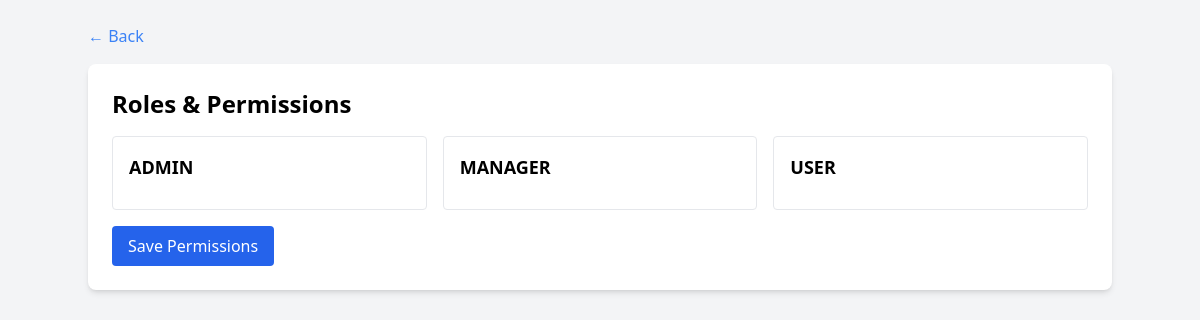
Page /admin/permissions.php (signed in) on the earlier database version.
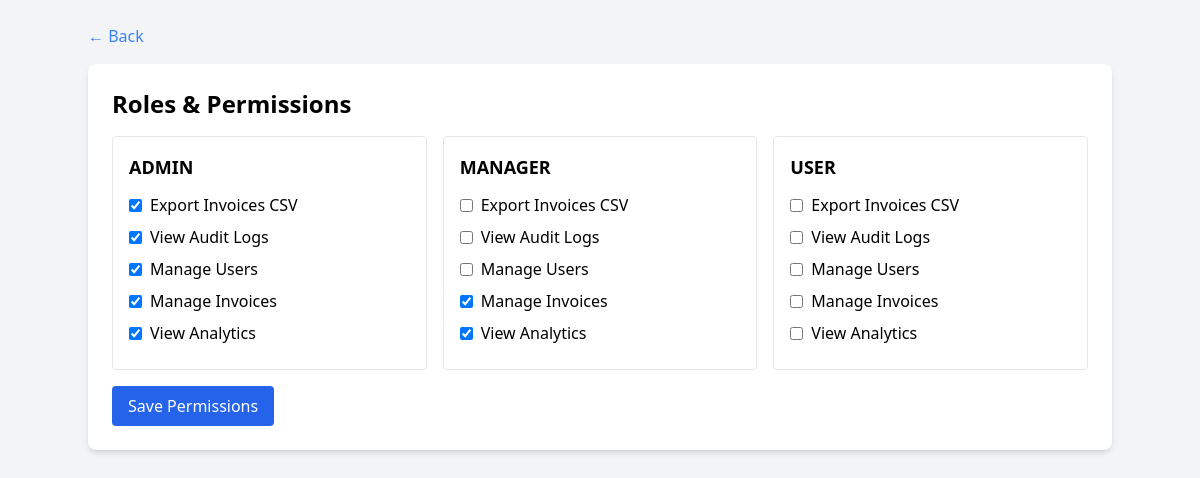
Same page on the later database version.
### tables this page shows
CREATE TABLE permissions (
    id INT AUTO_INCREMENT PRIMARY KEY,
    name VARCHAR(100) UNIQUE NOT NULL,
    label VARCHAR(150) NOT NULL,
    description TEXT NULL,
    created_at TIMESTAMP DEFAULT CURRENT_TIMESTAMP
);

### admin/permissions.php (the view, shortened to what this page needs)
<?php
require '../config.php';
$permsStmt = $pdo->query('SELECT * FROM permissions ORDER BY id');
$permissions = $permsStmt->fetchAll();
$roles = ['admin', 'manager', 'user'];
$rolePerms = [];
$stmt = $pdo->prepare('SELECT permission_id FROM role_permissions WHERE role = ?');
foreach ($roles as $r) {
    $stmt->execute([$r]);
    $ids = $stmt->fetchAll(PDO::FETCH_COLUMN);
    $rolePerms[$r] = $ids ?: [];
}
?>
<!DOCTYPE html>
<html lang="en">
<head>
    <script src="https://cdn.tailwindcss.com"></script>
</head>
<body class="bg-gray-100 p-6">
    <div class="container mx-auto">
        <a href="index.php" class="text-blue-500 hover:underline mb-4 inline-block">&larr; Back</a>
        <div class="bg-white p-6 rounded-lg shadow-md">
            <h2 class="text-2xl font-bold mb-4">Roles & Permissions</h2>
            <form method="post" action="save_permissions.php">
                <div class="grid grid-cols-1 md:grid-cols-3 gap-4">
                    <?php foreach ($roles as $r): ?>
                    <div class="border rounded p-4">
                        <h3 class="font-semibold mb-3 text-lg"><?php echo strtoupper($r); ?></h3>
                        <?php foreach ($permissions as $p): ?>
                            <label class="flex items-center gap-2 mb-2 block">
                                <input type="checkbox" name="perm_<?php echo $r; ?>[]" value="<?php echo $p['id']; ?>" <?php echo in_array($p['id'], $rolePerms[$r]) ? 'checked' : ''; ?>>
                                <span class="font-medium"><?php echo htmlspecialchars($p['label']); ?></span>
                            </label>
                        <?php endforeach; ?>
                    </div>
                    <?php endforeach; ?>
                </div>
                <button type="submit" class="mt-4 bg-blue-600 text-white px-4 py-2 rounded">Save Permissions</button>
            </form>
        </div>
    </div>
</body>
</html>

Differences in the rows shown:
added permissions: id "☑", label "Export Invoices CSV"
added permissions: id "☑", label "View Audit Logs"
added permissions: id "☑", label "Manage Users"
added permissions: id "☑", label "Manage Invoices"
added permissions: id "☑", label "View Analytics"
